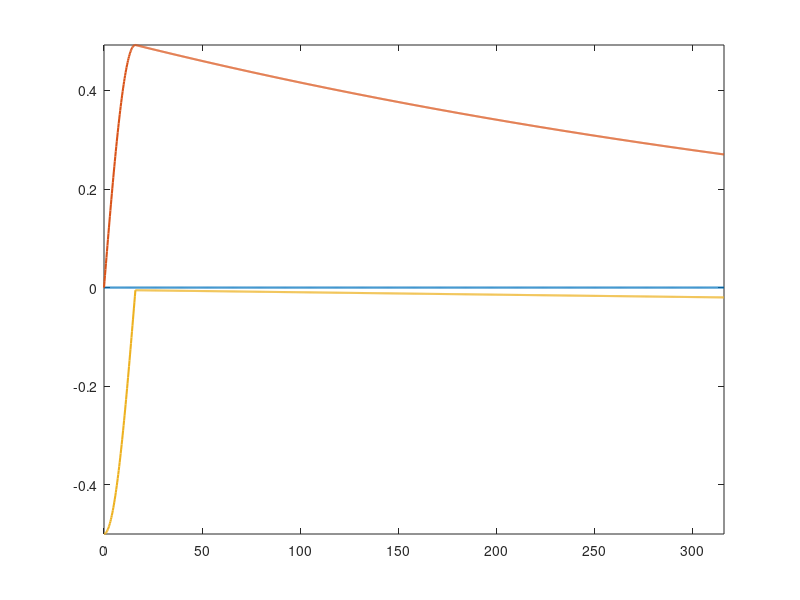

Here is the MATLAB script that generated this plot: (Note: this script raises an error after producing the figure.)
clear; close all; clc;
%%%%%%%%%%%%%%%%%%%%%%%%%%%%%%%%%%%%%%%%%%%%%%%%%%%%%%%%%%%%%%%%%%%%%%%%%%%
%%% Simulating a free induction decay on an electron spin-1/2.
%%% Including relaxation.
%%%
%%%
%%%
%%% Gabriel Moise, Oxford, 2025
%%% αβγδεζηθικλμνξοπρςστυφχψω
%%%%%%%%%%%%%%%%%%%%%%%%%%%%%%%%%%%%%%%%%%%%%%%%%%%%%%%%%%%%%%%%%%%%%%%%%%%

% I. USER INPUTS
% I.1 Spin system parameters
g = 2.00232;
T1 = 10; % μs
T2 = 0.5; % μs

% I.2 Experimental parameters
B0 = 350; % mT, static field
mw = 9.808681559288270; % GHz, microwave frequency
B1 = 0.5575; % mT, pulse strength
tp = 16; % ns, pulse length
tau = 300; % ns, free evolution period
dt = 0.25; % ns, time increment
detOps = {'x', 'y', 'z'};

% II. PHYSICAL CONSTANTS AND SPIN OPERATORS
bmagn = 9.2740e-24; % J*T-1
planck = 6.6261e-34; % J*s
% II.1 Operators as 2-by-2 matrices acting on the Hilbert space
E = eye(2); Sz = [0.5 0; 0 -0.5];
Sx = [0 0.5; 0.5 0]; Sy = [0 -0.5i; 0.5i 0];
% II.2 Promotion to vectors in Liouville space
E_ = reshape(E,4,[]); Sz_ = reshape(Sz,4,[]);
Sx_ = reshape(Sx,4,[]); Sy_ = reshape(Sy,4,[]);

% III. STATIC HAMILTONIAN IN ROTATING FRAME
omega0 = 2*pi*(bmagn*B0*g/planck)*1e-9; % radians*MHz
omegaMW = 2*pi*mw*1e3; % radians*MHz
% III.1 Hamiltonian operator in Hilbert space
H0 = (omega0 - omegaMW)*Sz;
% III.2 Hamiltonian commutation superoperator
H0super = kron(E,H0) - kron(transpose(H0),E);

% IV. PULSE HAMILTONIAN IN ROTATING FRAME
omega1 = 2*pi*(bmagn*B1*g/planck)*1e-9; % radians*MHz
% IV.1 Hamiltonian operator in Hilbert space
Hpulse = H0 + omega1*Sx;
% IV.2 Hamiltonian commutation superoperator
Hpulsesuper = kron(E,Hpulse) - kron(transpose(Hpulse),E);

% V. EQUILIBRIUM STATE
EQ = -Sz_;

% VI. RELAXATION SUPEROPEARTOR
Gamma = [0 0 0 -1/T1;
         0 1/T2 0 0;
         0 0 1/T2 0;
         -1/T1 0 0 0];

% VII. OBSERVABLE VECTORS IN LIOUVILLE SPACE
for iOp = 1:numel(detOps)
    switch detOps{iOp}
        case 'x'
            observables{iOp} = Sx_;
        case 'y'
            observables{iOp} = Sy_;
        case 'z'
            observables{iOp} = Sz_;
    end
end

% VIII. PROPAGATION AND DETECTION
% VIII.0 Detect initial signal
RHO = EQ;
for iOp = 1:numel(observables)
    signal{iOp}(1) = RHO'*observables{iOp}; 
end
% VIII.1 Propagation during the pulse
time1 = dt:dt:tp;
nT = length(time1);
L = -1i*Hpulsesuper - Gamma;
SS = -L\(Gamma*EQ);
U = expm(L*dt*1e-3);
for iT = 1:nT
    % Propagate
    RHO = SS + U*(RHO-SS);
    % Detect
    for iOp = 1:numel(observables)
        signal{iOp}(1 + iT) = RHO'*observables{iOp}; 
    end
end
counter = 1 + nT;

% VIII.2 Propagation during free evolution
time2 = (tp+dt):dt:(tp+tau);
nT = length(time2);
L = -1i*H0super - Gamma;
SS = -L\(Gamma*EQ);
U = expm(L*dt*1e-3);
for iT = 1:nT
    % Propagate
    RHO = SS + U*(RHO-SS);
    % Detect
    for iOp = 1:numel(observables)
        signal{iOp}(counter + iT) = RHO'*observables{iOp}; 
    end
end

% IX. PLOT RESULTS
time = [0, time1, time2];
figure
hold on; axis tight; box on;
for iOp = 1:numel(observables)
    plot(time,real(signal{iOp}),'LineWidth',1.5,'DisplayName',detOps{iOp})
end
xline(tp,'r--','HandleVisibility','off')
xlabel('time / ns')
legend show;

            